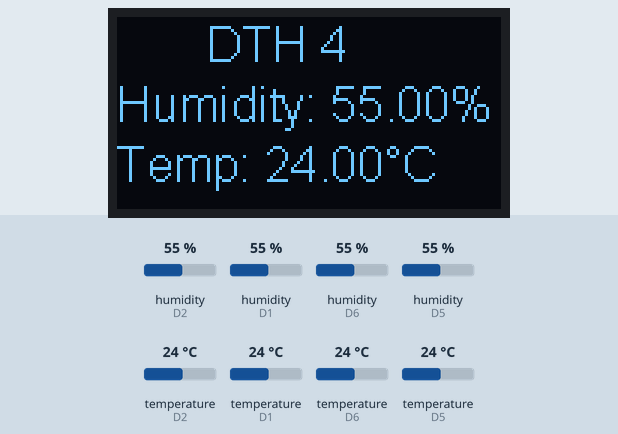
The sketch below on a simulated ESP8266 (NodeMCU). On the bench: 128×64 one-colour display. The inputs (shaded band) are chosen by the test bench; at power-on: humidity (sensors on D1, D2, D6, D5) 55 %, temperature (sensors on D1, D2, D6, D5) 24 °C. What the sketch prints to the serial monitor is not drawn.

Above: at 18.0 s.
18.1 s: humidity (sensor on D1) set to 22 %
At 26.1 s:
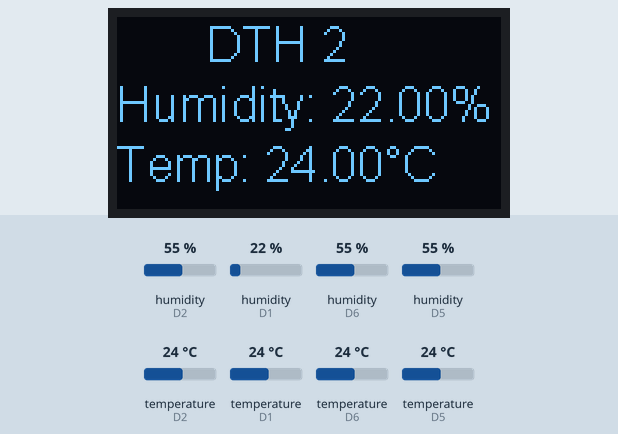
31.7 s: humidity (sensor on D2) set to 22 %
At 41.6 s:
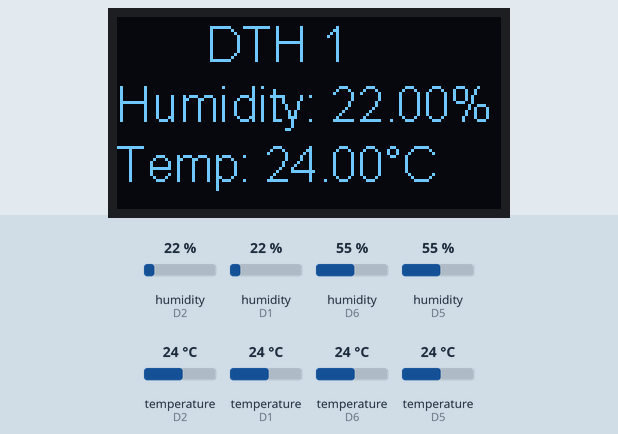
45.7 s: humidity (sensor on D6) set to 22 %
At 50.7 s:
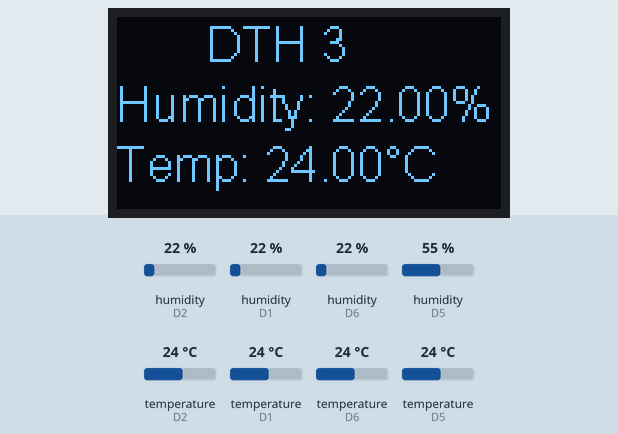
56.9 s: temperature (sensor on D1) set to 12 °C
At 66.3 s:
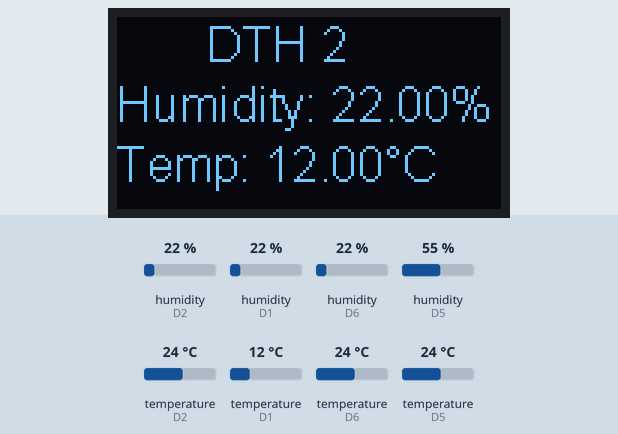
70.9 s: humidity (sensor on D5) set to 22 %
At 76.6 s:
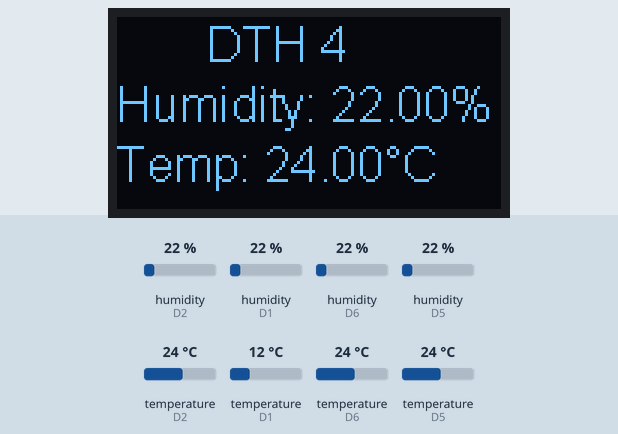
Timing chart, 0 to 78.1 s (numbered marks = the images above; inputs shaded):
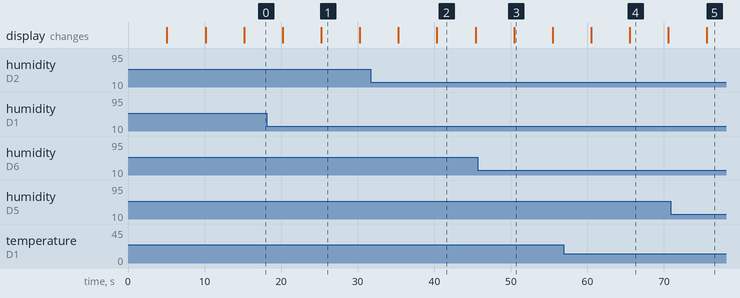

The sketch:

temperature_and_humidity_on_display.ino
```cpp
#include <Wire.h>
#include "SSD1306.h"
#include <DHT.h>


#define dataPin1 D2
#define dataPin2 D1
#define dataPin3 D6
#define dataPin4 D5

#define DHTTYPE1 DHT11
#define DHTTYPE2 DHT11
#define DHTTYPE3 DHT11
#define DHTTYPE4 DHT11

SSD1306  display(0x3C, D3, D4);   // D3 -> SDA,D4 -> SCL
DHT dht1(dataPin1, DHTTYPE1);
DHT dht2(dataPin2, DHTTYPE2);
DHT dht3(dataPin3, DHTTYPE3);
DHT dht4(dataPin4, DHTTYPE4);


void setup(){
  Serial.begin(115200); // or 9600 tak
  display.init();
  display.flipScreenVertically();
  display.setFont(ArialMT_Plain_16);
  display.setTextAlignment(TEXT_ALIGN_LEFT);
  dht1.begin(); // initialize dht
  dht2.begin();
  dht3.begin();
  dht4.begin();

}
void displayWeather1 ()
{ display.clear();
  float h = dht1.readHumidity();
  // Read temperature as Celsius
  float t = dht1.readTemperature();
  // Read temperature as Fahrenheit
  float f = dht1.readTemperature(true);

  // Check if any reads failed and exit early (to try again).
  if (isnan(h) || isnan(t) || isnan(f)){
    display.clear(); // clearing the display
    display.drawString(5,0, "DHT 1 Failed!");
    return;
  }

  display.clear();

  display.drawString(30, 0, "DTH 1 ");
  display.drawString(0, 20, "Humidity: " + String(h) + "%\t");
  display.drawString(0, 40, "Temp: " + String(t) + "°C");


  //display.drawString(0, 40, "Temp: " + String(f) + "°F");
}

void displayWeather2(){ //Creating a function to read and display temperature and humidity on OLED display
  float h = dht2.readHumidity();
  // Read temperature as Celsius
  float t = dht2.readTemperature();
  // Read temperature as Fahrenheit
  float f = dht2.readTemperature(true);

  // Check if any reads failed and exit early (to try again).
  if (isnan(h) || isnan(t) || isnan(f)){
    display.clear(); // clearing the display
    display.drawString(5,0, "DHT 2 Failed!");
    return;
  }
 Serial.println(h);
 Serial.println(t);
  display.clear();

  display.drawString(30, 0, "DTH 2");
  display.drawString(0, 20, "Humidity: " + String(h) + "%\t");
  display.drawString(0, 40, "Temp: " + String(t) + "°C");


  //display.drawString(0, 40, "Temp: " + String(f) + "°F");

}

void displayWeather3 ()
{ display.clear();
  float h = dht3.readHumidity();
  // Read temperature as Celsius
  float t = dht3.readTemperature();
  // Read temperature as Fahrenheit
  float f = dht3.readTemperature(true);

  // Check if any reads failed and exit early (to try again).
  if (isnan(h) || isnan(t) || isnan(f)){
    display.clear(); // clearing the display
    display.drawString(5,0, "DHT 3 Failed!");
    return;
  }


  display.clear();

  display.drawString(30, 0, "DTH 3 ");
  display.drawString(0, 20, "Humidity: " + String(h) + "%\t");
  display.drawString(0, 40, "Temp: " + String(t) + "°C");


  //display.drawString(0, 40, "Temp: " + String(f) + "°F");
}

void displayWeather4 ()
{ display.clear();
  float h = dht4.readHumidity();
  // Read temperature as Celsius
  float t = dht4.readTemperature();
  // Read temperature as Fahrenheit
  float f = dht4.readTemperature(true);

  // Check if any reads failed and exit early (to try again).
  if (isnan(h) || isnan(t) || isnan(f)){
    display.clear(); // clearing the display
    display.drawString(5,0, "DHT 4 Failed!");
    return;
  }

  display.clear();

  display.drawString(30, 0, "DTH 4 ");
  display.drawString(0, 20, "Humidity: " + String(h) + "%\t");
  display.drawString(0, 40, "Temp: " + String(t) + "°C");


  //display.drawString(0, 40, "Temp: " + String(f) + "°F");
}
void loop(){

  displayWeather1(); //Calling back the displayWeather function
  display.display();
  delay (5000);
  displayWeather2();
  display.display();
  delay (5000);
  displayWeather3();
  display.display();
  delay (5000);
  displayWeather4();
  display.display();
  delay (5000);
}
```

Measured:
- what the display in image 1 shows lasts 5.1 s, from 25.2 s to 30.3 s
